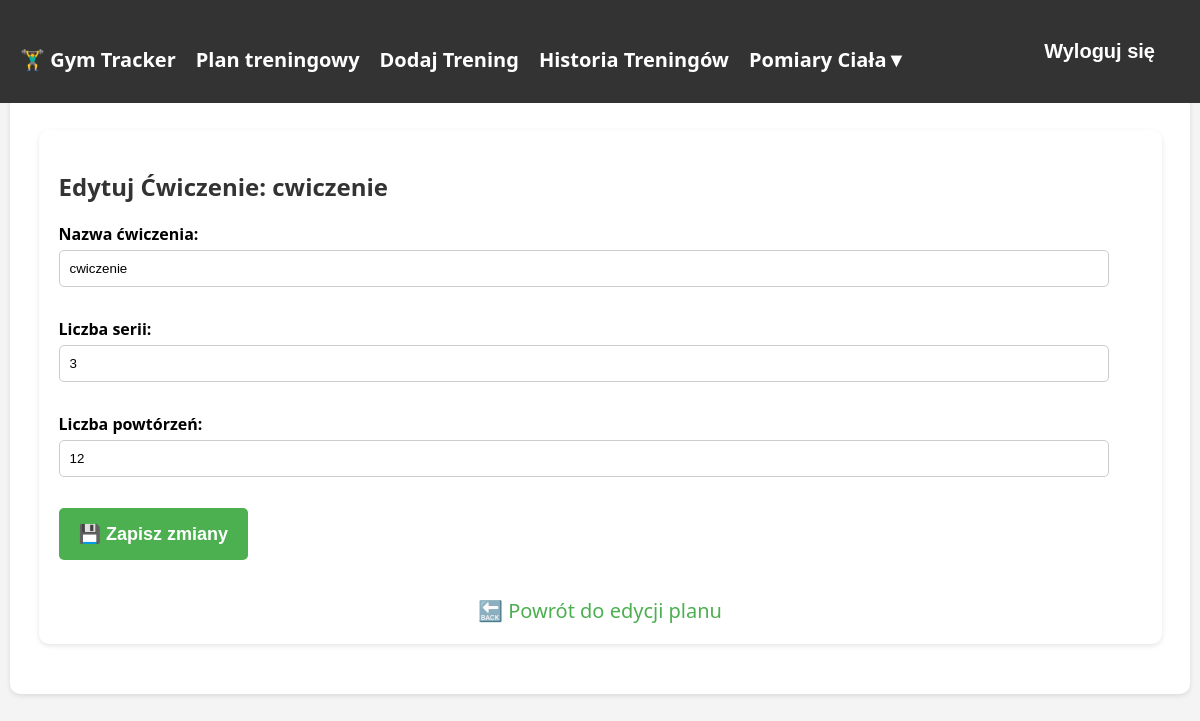
The page /edytuj_cwiczenie/25/ (signed in) on the database its author committed.
### tracker/models.py (models this page shows, shortened)
class Exercise(models.Model):
    training_day = models.ForeignKey(TrainingDay, on_delete=models.CASCADE, null=True, blank=True, related_name='exercises')
    nazwa = models.CharField(max_length=100, verbose_name="Nazwa ćwiczenia", default="cwiczenie")
    serie = models.IntegerField(verbose_name="Liczba serii", default= 3)
    powtorzenia = models.IntegerField(verbose_name="Liczba powtórzeń", default= 12)

### tracker/views.py (the view)
# urls.py: path("edytuj_cwiczenie/<int:exercise_id>/", edit_exercise, name="edit_exercise"),
@login_required
def edit_exercise(request, exercise_id):
    exercise = get_object_or_404(Exercise, id=exercise_id)
    if request.method == "POST":
        form = ExerciseForm(request.POST, instance=exercise)
        if form.is_valid():
            form.save()
            return redirect("edit_training_plan", plan_id=exercise.training_day.plan.id)  # ⬅️ Powrót do edycji planu
    else:
        form = ExerciseForm(instance=exercise)
    return render(request, "tracker/edit_exercise.html", {"form": form, "exercise": exercise})

### tracker/forms.py
class ExerciseForm(forms.ModelForm):
    class Meta:
        model = Exercise
        fields = ["nazwa", "serie", "powtorzenia"]
        labels = {
            "nazwa": "Nazwa ćwiczenia",
            "serie": "Liczba serii",
            "powtorzenia": "Liczba powtórzeń",
        }

### tracker/templates/tracker/edit_exercise.html (shortened to what this page needs)
{% extends "tracker/base.html" %}
{% block content %}
<div class="container">
    <h2>Edytuj Ćwiczenie: {{ exercise.nazwa }}</h2>
    <form method="post">
        {{ form.as_p }}
        <button type="submit" class="btn btn-success">💾 Zapisz zmiany</button>
    </form>
    <br>
    <a href="{% url 'edit_training_plan' exercise.training_day.plan.id %}" class="btn btn-secondary">🔙 Powrót do edycji planu</a>
</div>
{% endblock %}

### rows shown on the page
Exercise: nazwa "cwiczenie", serie "3", powtorzenia "12"
